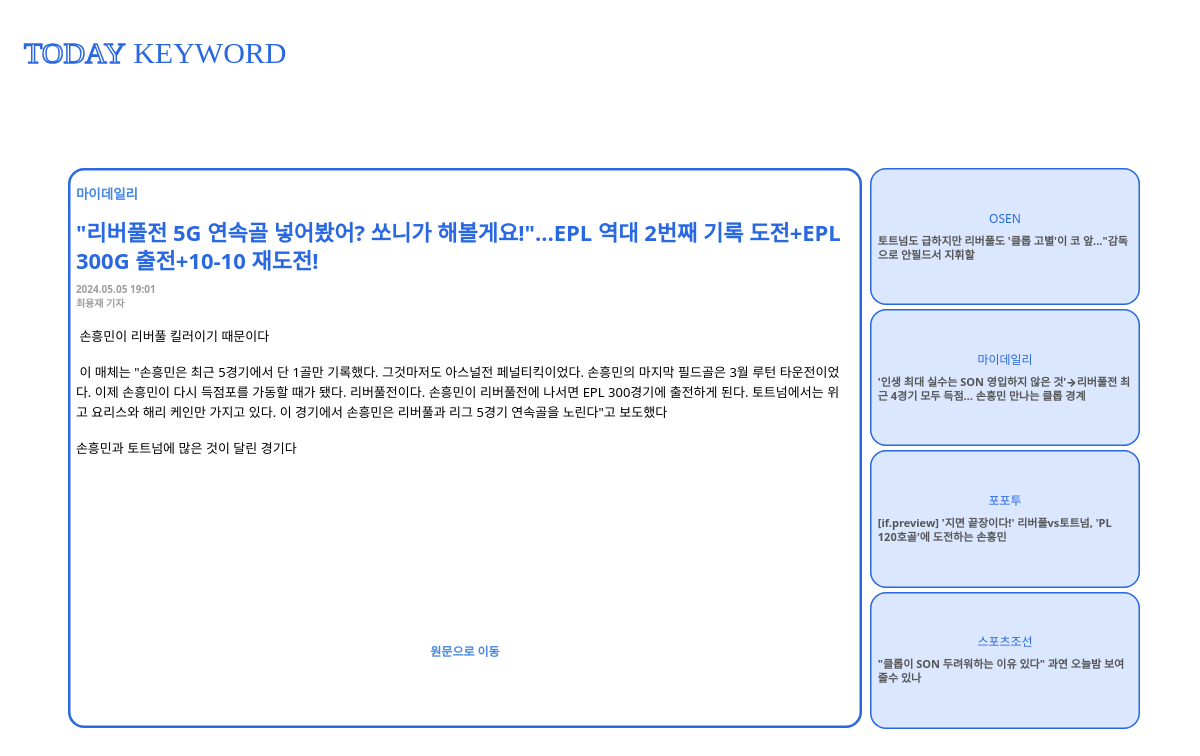
Screenshot of /mainpage/리버풀/296/ with the database file from the repository.
### mainpage/models.py (models this page shows)
class newsData(models.Model):
    title = models.CharField(max_length=100)
    reporter = models.CharField(max_length=10)
    company = models.CharField(max_length=10)
    datetime = models.CharField(max_length=20)
    summary = models.TextField(default=' ')
    url = models.URLField(null=True)
    keywords = models.CharField(max_length=100, null=True)

### mainpage/views.py (the view)
def details(request, kwRank_keyword, newsData_id):
    newslist_data = newsData.objects.filter(keywords__contains=kwRank_keyword)[:5]
    newslist_content = []
    for data in newslist_data:
        if data and data.id != newsData_id:  # 선택된 newsData의 id와 같지 않은 것만 추가
            newslist_content.append({
                'id': data.id,
                'title': data.title,
                'company': data.company,
                'url': data.url,
            })
    news_data = newsData.objects.filter(id=newsData_id)[0]
    news_data.summary = news_data.summary.split('<split>')
    content = {
        'newslist': newslist_content,
        'news_data': news_data,
        'keyword': kwRank_keyword
    }
    return render(request, 'details/index.html', content)

### templates/details/index.html (shortened to what this page needs)
<!DOCTYPE html>
<html lang="en">
<head>
    {% load static %}
    <link rel="stylesheet" type="text/css" href="{% static 'bootstrap.min.css' %}">
    {% load static %}
    <link rel="stylesheet" type="text/css" href="{% static 'kets.css' %}">
</head>
<body>
    <header>
        <a href="{% url 'mainpage:index' %}">
            <div class="title d-flex justify-content-left ms-4">
                <span class="titleToday">TODAY&nbsp;</span>
                <span class="titleKeyword">KEYWORD</span>
            </div>
        </a>
    </header>
    <section class="mt-5 position-absolute top-50 start-50 translate-middle" style="width: 90%; height: 70%; text-align: center;">
        <section class="newsSection">
            <div class="news main-news badge rounded-4">
                <div>
                    <div class="detail-newspaper pt-3 pb-3">{{ news_data.company }}</div>
                    <div class="newsTitle text-wrap mb-2">{{ news_data.title }}</div>
                    <div class="detail-newsTimeReporter mb-2 fw-bolder">
                        <div>{{ news_data.datetime }}</div>
                        <div>{{ news_data.reporter }}</div>
                    </div>
                    <div class="detail-newscontent text-wrap pt-2 fw-normal">
                        {% for t in news_data.summary %}
                            <p>{{ t }}</p>
                        {% endfor %}
                    </div>
                    <div class="detail-url">
                        <a href="{{news_data.url}}" style="color: #4587E3;">원문으로 이동</a>
                    </div>
                </div>
            </div>
        </section>
        <article class="remainNewslist">
            {% for i in newslist %}
                <a href="{% url 'mainpage:details' keyword i.id %}">
                    <div class="remainNews extra badge rounded-4 mb-1 d-flex flex-column justify-content-center align-items-center">
                        <div class="newspaper pb-2 fw-normal">{{ i.company }}</div>
                        <div class="headline text-wrap fw-bolder">{{ i.title }}</div>
                    </div>
                </a>
            {% endfor %}
        </article>
    </section>
</body>

### static/kets.css (style rules this page uses)
header { height: 15%; margin-top: 30px; width: 97%; text-align: right; font-family: 'Pretendard-Regular'; font-size: 110%; }
.title { font-family: 'Cafe24Moyamoya-Face-v1.0'; font-size: 30px; width: 90%; }
.titleToday { color: white; -webkit-text-stroke: 1.5px #2968E0; }
.titleKeyword { color: #2968E0; }
a { text-decoration: none; }
.newspaper { padding-top: -15px; }
.newsSection { float: left; width: 75%; height: 100%; }
.main-news { width: 98%; height: 100%; box-shadow: 0 0 0 2.5px #2968E0 inset; border-color: #2968E0; color: #2968E0; }
.news { text-align: left; }
.newsTitle { font-size:22px; line-height: 28px; }
.detail-newspaper { padding-top: -15px; font-size: 13.5px; color: #4587E3; }
.detail-newscontent { height: 250px; color: black; font-size: 13px; line-height: 20px; }
.detail-newsTimeReporter { font-size: 10px; color: rgb(156, 156, 156); line-height: 14px; }
.detail-url { color: #4587E3; text-align:center; padding-top: 10%; }
article { float: left; width: 25%; height: 100%; }
.extra { box-shadow: 0 0 0 1.5px #2968E0 inset; color: #2968E0; line-height: 14px; background: #DAE7FF; }
.remainNews { text-align: left; height: 24.5%; }
.headline { font-size: 11px; color: #555555; }

### rows the page displays
newsData: company "마이데일리", title "\"리버풀전 5G 연속골 넣어봤어? 쏘니가 해볼게요!\"…EPL 역대 2번째 기록 도전+EPL 300G 출전+10-10 재도전!", datetime "2024.05.05 19:01", reporter "최용재 기자"
newsData: company "OSEN", title "토트넘도 급하지만 리버풀도 '클롭 고별'이 코 앞...\"감독으로 안필드서 지휘할"
newsData: company "마이데일리", title "'인생 최대 실수는 SON 영입하지 않은 것'→리버풀전 최근 4경기 모두 득점… 손흥민 만나는 클롭 경계"
newsData: company "포포투", title "[if.preview] '지면 끝장이다!' 리버풀vs토트넘, 'PL 120호골'에 도전하는 손흥민"
newsData: company "스포츠조선", title "\"클롭이 SON 두려워하는 이유 있다\" 과연 오늘밤 보여줄수 있나"

### other values shown
{{ t }} "손흥민이 리버풀 킬러이기 때문이다" "손흥민과 토트넘에 많은 것이 달린 경기다"
